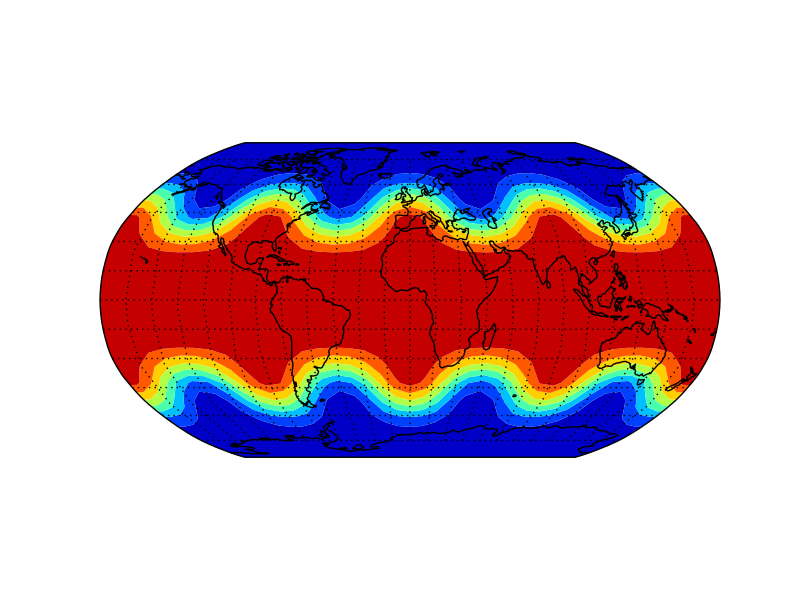

Source code (Python):
import matplotlib.pyplot as plt
import cartopy.crs as ccrs
from cartopy.examples.waves import sample_data

ax = plt.axes(projection=ccrs.Robinson())

ax.set_global()

lons, lats, data = sample_data(shape=(20, 40))

plt.contourf(lons, lats, data, transform=ccrs.Geodetic())

ax.coastlines()
ax.gridlines()

plt.show()
